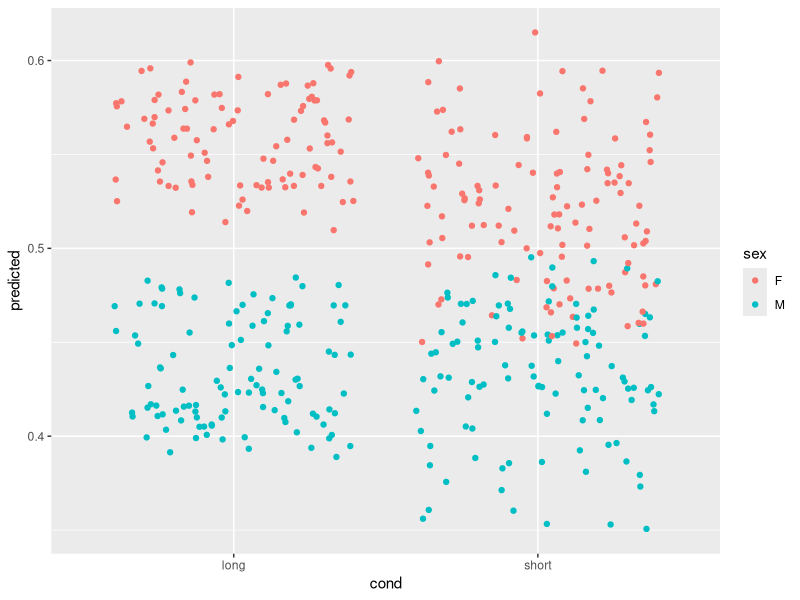
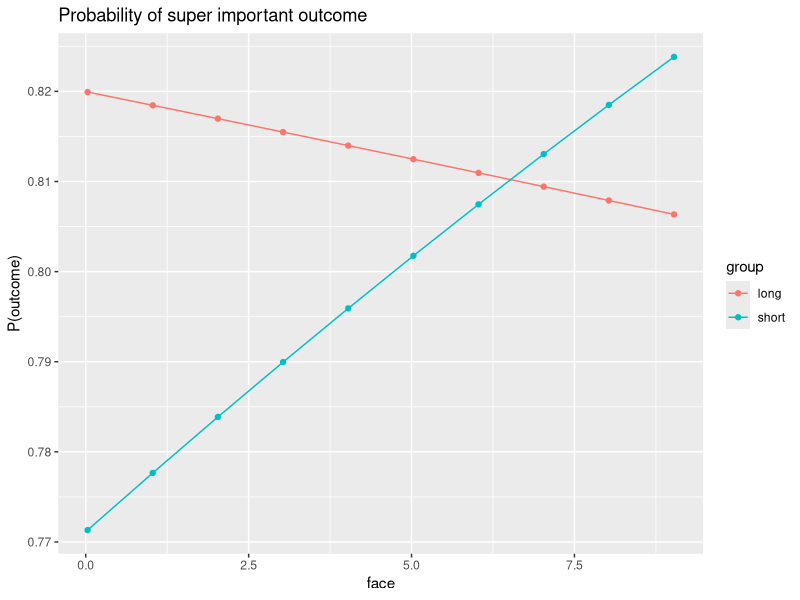

These figures' R source, in order: (Note: this script raises an error after producing the figures.)
## ---- chunk 1
knitr::opts_chunk$set(echo = TRUE, warning = FALSE, message = FALSE)
## ---- chunk 2
set.seed(88)
ds <- NULL

for (i in 1:40) {
  id = i
  age = rep(round(runif(n=1, min=6, max=8),2),12)
  sex = ifelse((i %% 2)==0, "F", "M")
  trial = c(1:12)
  face = runif(n = 12, min = -1, max = 10)
  R = runif(n = 12, min = -1, max = 10)
  L = runif(n = 12, min = -1, max = 10)
  cond = ifelse(i <20, "long", "short")
  target = rep(x = c("R", "L"), 6)
temp = cbind(id,age,sex,trial,face,R,L,cond,target)
ds = rbind(ds, temp)
}

head(ds)
## ---- chunk 3
library(dplyr)
ds <- data.frame(ds) %>%
  mutate_each(funs(as.numeric(as.character(.))), -sex, -cond, -target) %>%
  filter(face>0) %>%
  mutate_each(funs(replace(., . < 0, 0)), -sex, -cond, -target) %>%
  mutate(GF=factor(ifelse(target == "R" & R < L, "1",
                   ifelse(target == "L" & L < R, "1",
                   "0"))))
head(ds)
## ---- chunk 4
levels(ds$GF)
## ---- chunk 5
library(lmerTest)

m1 <- glmer(GF ~ 
              cond*face + age + sex + target - 1 + 
              (1|id), 
            family = "binomial", 
            data = ds)

# Thought: this could be done only with face presentation time, instead of the categorical conditions? Is it different if they look long when face presentation time is long/short?
summary(m1)
## ---- chunk 6
p <- predict(m1,
             type="response")
ds$predicted <- p
## ---- chunk 7
library(ggplot2)
ggplot(data=ds, aes(y=predicted, x=cond, col=sex)) + 
  geom_jitter()
## ---- chunk 8
dw <- fixef(m1)
dw
## ---- chunk 9
X1 <- dw[3]

long <- dw[1]
short <- dw[2]
X1.short <- dw[7]
## ---- chunk 10
X1_range <- seq(from=min(ds$face), to=max(ds$face), by=1)

long_logits <- X1*X1_range +
  long +
  X1.short*X1_range*0

short_logits <- X1*X1_range +
  short +
  X1.short*X1_range
## ---- chunk 11
long_probs <- exp(long_logits)/(1 + exp(long_logits))
short_probs <- exp(short_logits)/(1 + exp(short_logits))

library(tidyr)
# first you have to get the information into a long dataframe, which is what ggplot likes :)
plot.data <- data.frame(long=long_probs, short=short_probs, X1=X1_range)
plot.data <- gather(plot.data, key=group, value=prob, long:short)
head(plot.data)
## ---- chunk 12
ggplot(plot.data, aes(x=X1, y=prob, color=group)) + # asking it to set the color by the variable "group" is what makes it draw three different lines
  geom_point() +
  geom_path() + 
  labs(x="face", y="P(outcome)", title="Probability of super important outcome") 
## ---- chunk 13
library(emmeans)
m.emm <- emmeans(m1, "cond")
## ---- chunk 14
library(broom)
contrast(m.emm, 'tukey') %>%
  broom::tidy()
## ---- chunk 15
m.emm.df <-
  m.emm %>%
  broom::tidy()

m.emm.df %>%
  ggplot(aes(cond, estimate, ymin=asymp.LCL, ymax=asymp.UCL)) +
  geom_pointrange() +
  ylab("GF")
